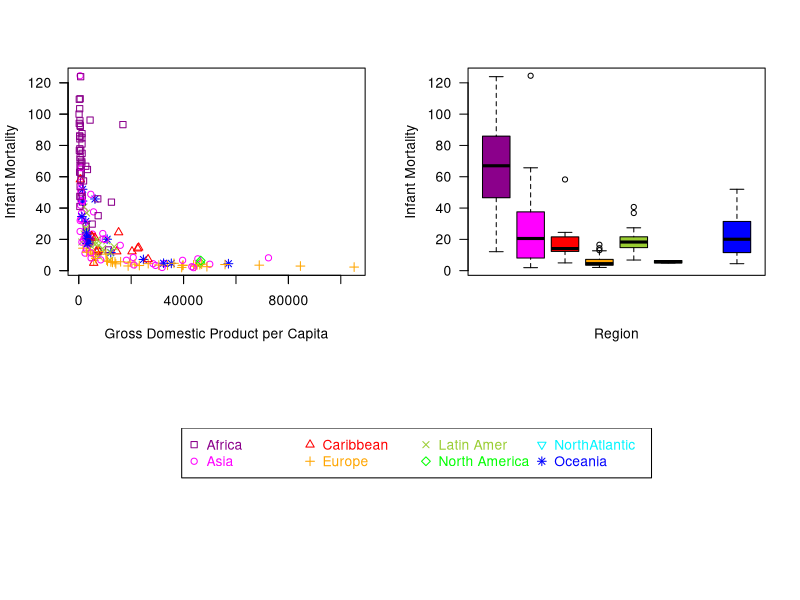

Recreate this plot in R.
getwd()

#load necessary packages
install.packages("stats")
install.packages("graphics")
install.packages("grDevices")
install.packages("datasets")
install.packages("utils")
install.packages("methods")
install.packages("base")

library("stats")
library("graphics")
library("grDevices")
library("datasets")
library("utils")
library("methods")
library("base")
library(carData)
  #reference for graphs: https://www.rstudio.com/wp-content/uploads/2016/10/how-big-is-your-graph.pdf
  #Accessed on 4 December 2022


#load data set
  data(UN)

#Understanding data frame (descriptive analysis)
  dim(UN) #213 observations with 7 variables
  ?UN #This data set contains values for national health, welfare, and education statistics for 213
  #countries.

attach(UN)
  
#Constructing the graph
#subsetting variables to work with ppgdp, infantMortality and region
  ppgdp_infmort <- as.data.frame(cbind(ppgdp, infantMortality))
  ppgdp_infmort$region <- UN$region

detach(UN)
attach(ppgdp_infmort)

#run an output command before plotting. 
  pdf(file = "UN_plot_reconstructed.pdf",
      width = 7, height = 7)
  #In the end, the graphs will be exported to a pdf file in my working directory
  
  layout.graph <- matrix(c(1,3,2,3), ncol = 2) 
  #I would like to create a matrix with 4x2 dimension, but the matrix will only has a rank of 
  #3, since I would like to show only 3 graphs.
  layout(mat = layout.graph, height = c(0.6,0.4)) #Creating position layout for the graphs  

#First graph: GDP per capita and Infant Mortality
  #Step 1: creating a new vector containing colors for each unique value in variable region
    col.veq <- c("darkmagenta", "magenta", "red", "orange", "yellowgreen", "green", "turquoise1", 
                 "blue")[region];col.veq 
    #R will automatically assign each colors to each unique value in alphabetical order
    
    table(region, col.veq) #ensuring that each colors represents one unique value
  
  #Step 2: creating a new vector containing symbols for each unique value in variable region
    pch.veq <- c(0, 1, 2, 3, 4, 5, 6, 8)[region];pch.veq  
    #follows the same logic as in step 1
    
    table(region,pch.veq) #ensuring that each symbols represents one unique value
  
  #Step 3: constructing the main plot commands
    plot(ppgdp, infantMortality, 
       col = col.veq, 
       pch = pch.veq, 
       cex = 1,
       lwd = 1,
       xlab = "Gross Domestic Product per Capita",
       ylab = "Infant Mortality", 
       col.axis = "white", 
       las = 1) 
  
  x <- c("0","","40000","","80000","") #creating new vector for the length of the x-axis labels
  y <- seq(0, 120, by = 20) #creating new vector for the length of the y-axis labels
  
  axis(1, at=x, labels=x) #inserting labels for x-axis
  axis(2, at=y, labels=seq(0,120, by = 20), las = 2) #inserting labels for y-axis

#Second graph: Region and Infant Mortality
  boxplot(infantMortality ~ region, data = ppgdp_infmort,
          col = c("darkmagenta", "magenta", "red", "orange", "yellowgreen", "green", 
                  "turquoise1", "blue"), 
          border = "black",
          xaxt = "n",
          xlab = "Region",
          ylab = "Infant Mortality",
          lwd = 1,
          las = 1,
          horizontal = FALSE) 
  
#legend
  #Step 1: exctracting countries name from variable region
    legend.chr <- as.data.frame(table(region));legend.chr
    legend.plot <- legend.chr[1:8,1]
  
  #Step 2: creating the legend as a new plot
    plot.new()
    #This code helps me to place the legend in the third layout 
    legend("top", legend = legend.plot, ncol = 4, cex =1,
           pch = c(0, 1, 2, 3, 4, 5, 6, 8), col=c("darkmagenta", "magenta", "red", "orange", 
                                                  "yellowgreen", "green", 
                                                  "turquoise1", "blue"),
           text.col = c("darkmagenta", "magenta", "red", "orange", 
                        "yellowgreen", "green", 
                        "turquoise1", "blue"))

dev.off()  
#To export the graphs into the desired output as mentioned before

detach(ppgdp_infmort)
